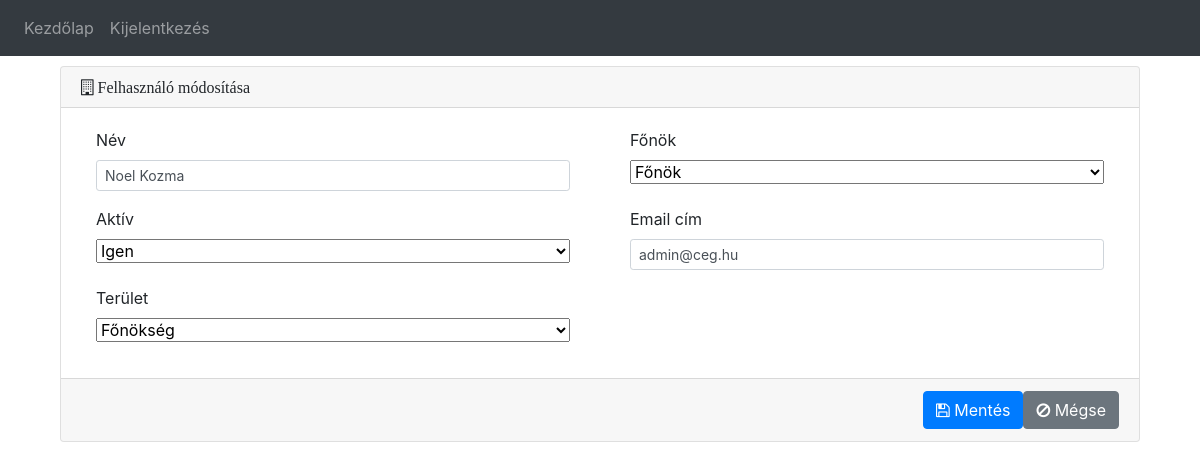
/usermanagement/edit/2 (signed in), run on an earlier commit of the app's database.
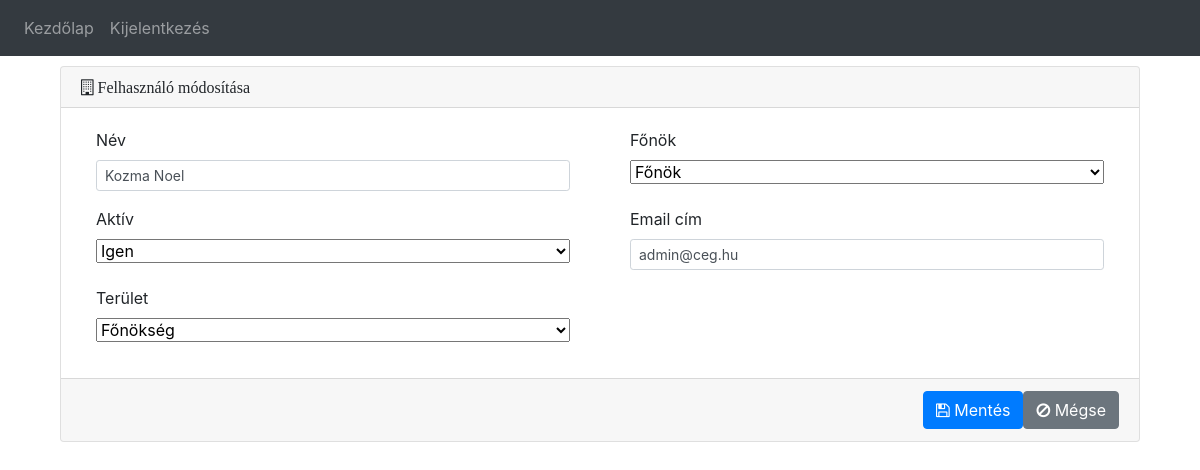
And on a later commit of the database.
### website/models.py (models this page shows)
class User(db.Model, UserMixin):
    id = db.Column(db.Integer, primary_key=True)
    email = db.Column(db.String(150), unique=True)
    password = db.Column(db.String(150))
    first_name = db.Column(db.String(150))
    is_boss = db.Column(db.Integer,nullable=False, default=0)
    is_active = db.Column(db.Integer,nullable=False, default=1)
    department_id = db.Column(db.Integer, db.ForeignKey('department.id'))
    departments = db.relationship('Department')
    annualholidays = db.relationship('AnnualHoliday', back_populates="user")
    holidays = db.relationship('Holiday', back_populates="user")

### website/users.py (the view, shortened to what this page needs)
@users.route('/usermanagement/edit/<int:user_id>', methods=['GET', 'POST'])
@login_required
def usermanagementEdit(user_id):
    userm = User.query.get(user_id)
    if not userm:
        flash('Invalid UserID for edit', category='error')
        return redirect("/usermanagement")
    else:
        departments = Department.query.all()
        return render_template("usermanagement_edit.html", user=current_user, userm=userm, departments=departments)

### website/templates/usermanagement_edit.html (shortened to what this page needs)
{% extends "base.html" %} {% block title %}Felhasználókezelés{% endblock %}
{% block content %}
{% with caption='Felhasználó módosítása', image='fa fa-building-o' %}
{% include "card_header.html" %}
{% endwith %}
        <div class="card-body">
          <div class="row">
            <div class="col-md-6">
                  <div class="form-group first_name_label">
                      <label class="col-sm-12 control-label">
                          Név
                      </label>
                      <div class="col-sm-12">
                          <input id='first_name' class='form-control form-control-sm'
                              name='first_name' type='text' value="{{userm.first_name}}" />
                      </div>
                  </div>
              </div>
              <div class="col-md-6">
                  <div class="form-group is_boss_form_group">
                      <label class="col-sm-12 control-label">
                          Főnök
                      </label>
                      <div class="col-sm-12">
                          <select id='is_boss' class='form-select form-select-sm'
                              name='is_boss' aria-label="Default select example" style="width: 100%;">
                              <option value=1
                              {% if userm.is_boss == 1 %}
                              selected
                                {% endif %}
                              >Főnök</option>
                          </select>
                      </div>
                  </div>
              </div>
              <div class="col-md-6">
                <div class="form-group is_active_form_group">
                    <label class="col-sm-12 control-label">
                        Aktív
                    </label>
                    <div class="col-sm-12">
                        <select id='is_active' class='form-select form-select-sm'
                            name='is_active' aria-label="Default select example" style="width: 100%;">
                            <option value=1
                            {% if userm.is_active == 1 %}
                            selected
                              {% endif %}
                            >Igen</option>
                        </select>
                    </div>
                </div>
            </div>
              <div class="col-md-6">
                  <div class="form-group email_form_group">
                      <label class="col-sm-12 control-label">
                          Email cím
                      </label>
                      <div class="col-sm-12">
                          <input id='email' class='form-control form-control-sm'
                              name='email' type='email' value="{{userm.email}}"  />
                      </div>
                  </div>
              </div>
              <div class="col-md-6">
                <div class="form-group department_form_group">
                    <label class="col-sm-12 control-label">
                        Terület
                    </label>
                    <div class="col-sm-12">
                        <select id='departmentid'aria-label="Default select example" class='form-select form-select-sm'
                            name='departmentid' style="width: 100%;">
                            {% for department in departments %}
                            <option value="{{ department.id }}"
                            {% if userm.departments.id == department.id %}
                            selected
                            {% endif %}
                            >{{ department.data}}</option>
                          {% endfor %}
                        </select>
                      </div>
                  </div>
              </div>
          </div>
      </div>
  {% with backurl='/usermanagement' %}
  {% include "card_footer.html" %}
  {% endwith %}
  {% endblock %}

What changed in the data, as far as the page shows it:
changed User "Főnök": first_name "Noel Kozma" → "Kozma Noel"
